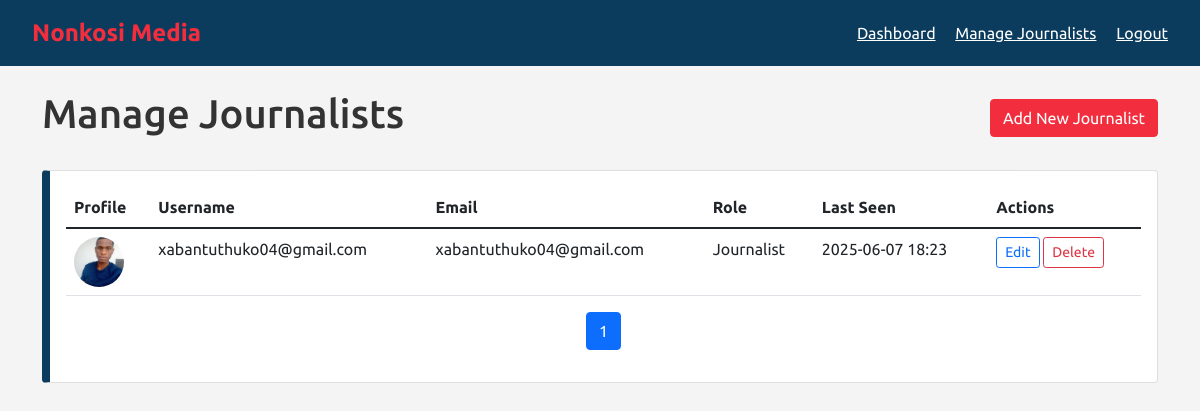
The app's page /admin/manage_journalists (signed in), older data.
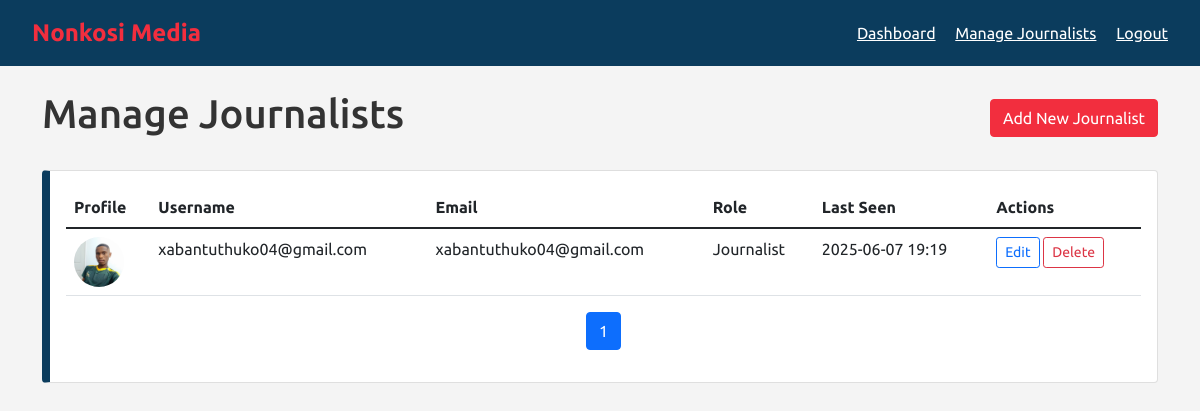
The same page, newer data.
### app.py (models this page shows, shortened)
class User(db.Model, UserMixin):
    id = db.Column(db.Integer, primary_key=True)
    username = db.Column(db.String(50), unique=True, nullable=False)
    email = db.Column(db.String(120), unique=True, nullable=False)
    password = db.Column(db.String(60), nullable=False)
    role = db.Column(db.String(20), nullable=False, default='user')
    profile_pic = db.Column(db.String(100), nullable=False, default='default.jpg')
    last_seen = db.Column(db.DateTime, default=datetime.utcnow)
    articles = db.relationship('News', backref='author', lazy=True)  # This creates the relationship

### app.py (the view)
@app.route('/admin/manage_journalists')
@login_required
def manage_journalists():
    if current_user.role != 'admin':
        flash('You are not authorized to access this page', 'error')
        return redirect(url_for('home'))
    page = request.args.get('page', 1, type=int)
    per_page = 10  # Number of journalists per page
    journalists = User.query.filter(User.role.in_(['journalist', 'senior_journalist', 'junior_journalist']))\
                          .order_by(User.username)\
                          .paginate(page=page, per_page=per_page, error_out=False)
    return render_template('manage_journalists.html',
                         journalists=journalists.items,
                         page=page,
                         total_pages=journalists.pages)

### app.py (called while the page is built)
@login_manager.user_loader
def load_user(user_id):
    return User.query.get(int(user_id))

@app.context_processor
def inject_datetime():
    return {'datetime': datetime}

### templates/manage_journalists.html (shortened to what this page needs)
<!DOCTYPE html>
<html lang="en">
<head>
  <link href="https://cdn.jsdelivr.net/npm/bootstrap@5.1.3/dist/css/bootstrap.min.css" rel="stylesheet">
</head>
<body>
  <header class="header mb-4">
    <div class="container-fluid">
      <div class="d-flex justify-content-between align-items-center">
        <div class="logo">Nonkosi Media</div>
        <nav>
          <a href="/admin" class="text-white me-3">Dashboard</a>
          <a href="/admin/manage_journalists" class="text-white me-3">Manage Journalists</a>
          <a href="/logout" class="text-white">Logout</a>
        </nav>
      </div>
    </div>
  </header>
  <div class="container">
    <div class="d-flex justify-content-between align-items-center mb-4">
      <h1>Manage Journalists</h1>
      <button class="btn btn-primary" data-bs-toggle="modal" data-bs-target="#addJournalistModal">
        Add New Journalist
      </button>
    </div>
    <div class="card mb-4">
      <div class="card-body">
        <div class="table-responsive">
          <table class="table table-hover">
            <thead>
              <tr>
                <th>Profile</th>
                <th>Username</th>
                <th>Email</th>
                <th>Role</th>
                <th>Last Seen</th>
                <th>Actions</th>
              </tr>
            </thead>
            <tbody>
              {% for journalist in journalists %}
              <tr>
                <td>
                  <img src="{{ url_for('static', filename='uploads/profile_pics/' + journalist.profile_pic) }}"
                       alt="{{ journalist.username }}" class="profile-img">
                </td>
                <td>{{ journalist.username }}</td>
                <td>{{ journalist.email }}</td>
                <td>{{ journalist.role.replace('_', ' ').title() }}</td>
                <td>{{ journalist.last_seen.strftime('%Y-%m-%d %H:%M') if journalist.last_seen else 'Never' }}</td>
                <td>
                  <button class="btn btn-sm btn-outline-primary edit-btn"
                          data-id="{{ journalist.id }}"
                          data-username="{{ journalist.username }}"
                          data-email="{{ journalist.email }}"
                          data-role="{{ journalist.role }}">
                    Edit
                  </button>
                  <button class="btn btn-sm btn-outline-danger delete-btn"
                          data-id="{{ journalist.id }}">
                    Delete
                  </button>
                </td>
              </tr>
              {% endfor %}
            </tbody>
          </table>
        </div>
        <nav>
          <ul class="pagination justify-content-center">
            {% for p in range(1, total_pages + 1) %}
              <li class="page-item {% if p == page %}active{% endif %}">
                <a class="page-link" href="{{ url_for('manage_journalists', page=p) }}">{{ p }}</a>
              </li>
            {% endfor %}
          </ul>
        </nav>
      </div>
    </div>
  </div>
</body>
</html>

Row changes from the older to the newer data that the page shows:
changed User "xabantuthuko04@gmail.com": profile_pic: a different picture; last_seen "2025-06-07 18:23" → "2025-06-07 19:19"
